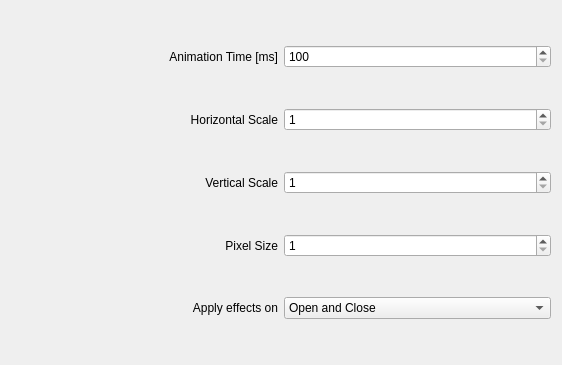
<?xml version="1.0" encoding="UTF-8"?>

<!--
SPDX-FileCopyrightText: Simon Schneegans <code@simonschneegans.de>
SPDX-License-Identifier: GPL-3.0-or-later
-->

<ui version="4.0">
    <class>BMWConfigForm</class>
    <widget class="QWidget" name="BMWConfigForm">
        <property name="geometry">
            <rect>
                <x>0</x>
                <y>0</y>
                <width>562</width>
                <height>365</height>
            </rect>
        </property>
        <layout class="QGridLayout" name="gridLayout">
            <item row="1" column="1">
                <widget class="QDoubleSpinBox" name="kcfg_HorizontalScale">
                    <property name="decimals">
                        <number>0</number>
                    </property>
                    <property name="minimum">
                        <double>1.000000000000000</double>
                    </property>
                    <property name="maximum">
                        <double>200.000000000000000</double>
                    </property>
                </widget>
            </item>
            <item row="0" column="0">
                <widget class="QLabel" name="label">
                    <property name="text">
                        <string>Animation Time [ms]</string>
                    </property>
                    <property name="alignment">
                        <set>Qt::AlignRight|Qt::AlignTrailing|Qt::AlignVCenter</set>
                    </property>
                </widget>
            </item>
            <item row="1" column="0">
                <widget class="QLabel" name="label_3">
                    <property name="text">
                        <string>Horizontal Scale</string>
                    </property>
                    <property name="alignment">
                        <set>Qt::AlignRight|Qt::AlignTrailing|Qt::AlignVCenter</set>
                    </property>
                </widget>
            </item>
            <item row="3" column="0">
                <widget class="QLabel" name="label_5">
                    <property name="text">
                        <string>Pixel Size</string>
                    </property>
                    <property name="alignment">
                        <set>Qt::AlignRight|Qt::AlignTrailing|Qt::AlignVCenter</set>
                    </property>
                </widget>
            </item>
            <item row="0" column="1">
                <widget class="QSpinBox" name="kcfg_Duration">
                    <property name="minimum">
                        <number>100</number>
                    </property>
                    <property name="maximum">
                        <number>9999</number>
                    </property>
                    <property name="singleStep">
                        <number>100</number>
                    </property>
                </widget>
            </item>
            <item row="3" column="1">
                <widget class="QDoubleSpinBox" name="kcfg_PixelSize">
                    <property name="decimals">
                        <number>0</number>
                    </property>
                    <property name="minimum">
                        <double>1.000000000000000</double>
                    </property>
                    <property name="maximum">
                        <double>50.000000000000000</double>
                    </property>
                </widget>
            </item>
            <item row="2" column="1">
                <widget class="QDoubleSpinBox" name="kcfg_VerticalScale">
                    <property name="decimals">
                        <number>0</number>
                    </property>
                    <property name="minimum">
                        <double>1.000000000000000</double>
                    </property>
                    <property name="maximum">
                        <double>200.000000000000000</double>
                    </property>
                </widget>
            </item>
            <item row="2" column="0">
                <widget class="QLabel" name="label_2">
                    <property name="text">
                        <string>Vertical Scale</string>
                    </property>
                    <property name="alignment">
                        <set>Qt::AlignRight|Qt::AlignTrailing|Qt::AlignVCenter</set>
                    </property>
                </widget>
            </item>
        
            <item row="4" column="0">
                <widget class="QLabel" name="label_ApplyEffectsOn">
                    <property name="text">
                        <string>Apply effects on</string>
                    </property>
                    <property name="alignment">
                        <set>Qt::AlignmentFlag::AlignRight|Qt::AlignmentFlag::AlignTrailing|Qt::AlignmentFlag::AlignVCenter</set>
                    </property>
                </widget>
            </item>
            <item row="4" column="1">
                <widget class="QComboBox" name="kcfg_ApplyEffectsOn">
                                        <property name="currentIndex">
                        <number>2</number>
                    </property>
<item>
                        <property name="text">
                            <string>Open only</string>
                        </property>
                    </item>
                    <item>
                        <property name="text">
                            <string>Close only</string>
                        </property>
                    </item>
                    <item>
                        <property name="text">
                            <string>Open and Close</string>
                        </property>
                    </item>
                </widget>
            </item>

        </layout>
    </widget>
    <resources />
    <connections />
</ui>
